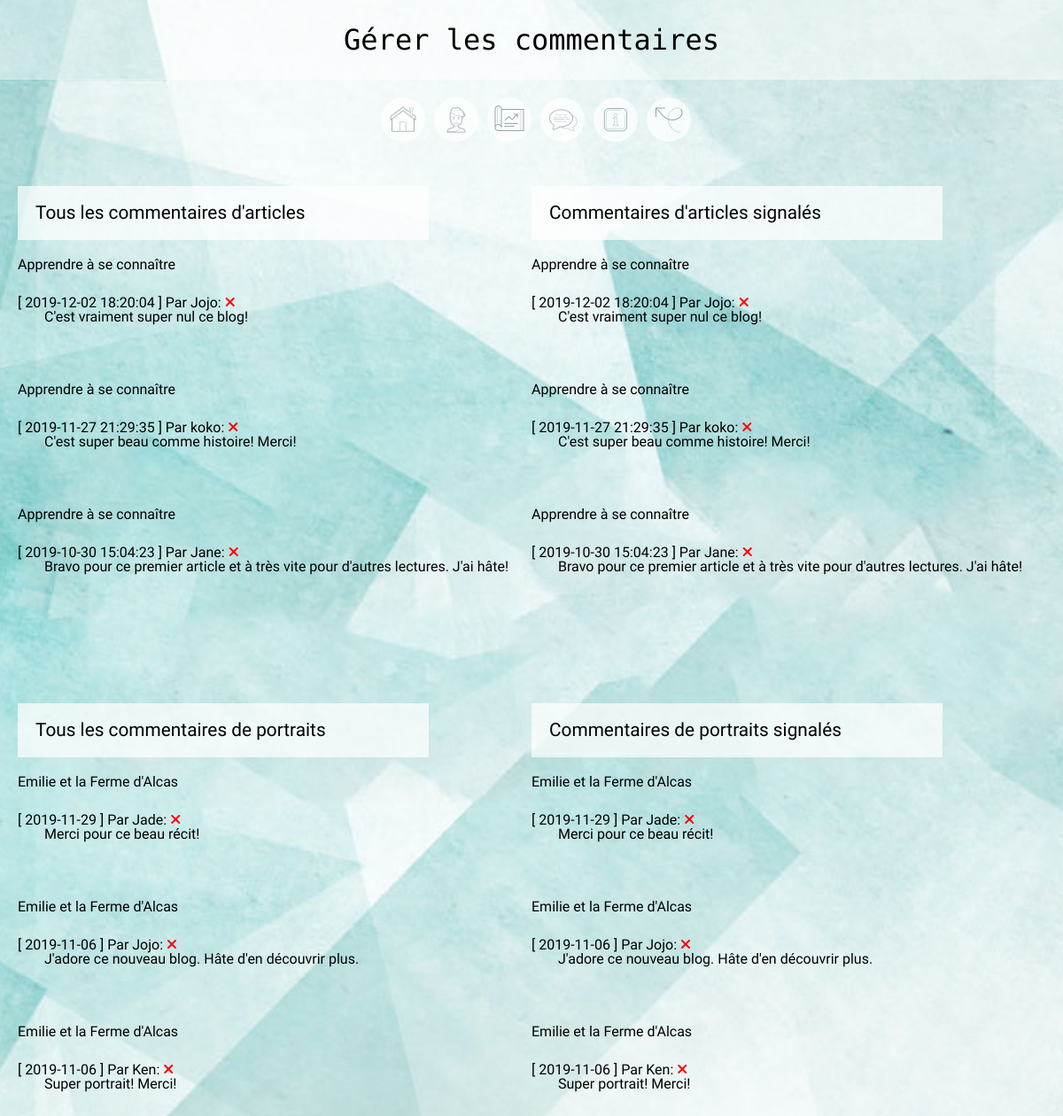
Page /index.php?action=admin_comments (signed in) on the committed database.
### tables this page shows
CREATE TABLE `comments_articles` (
  `id` int(11) NOT NULL,
  `id_article` int(11) NOT NULL,
  `pseudo` varchar(300) NOT NULL,
  `mail` varchar(300) NOT NULL,
  `date_comment` datetime NOT NULL,
  `content` text NOT NULL,
  `signaled` int(11) NOT NULL
);

CREATE TABLE `articles` (
  `id` int(11) NOT NULL,
  `title` varchar(300) NOT NULL,
  `date_article` date NOT NULL,
  `content` text NOT NULL
);

CREATE TABLE `comments_portraits` (
  `id` int(11) NOT NULL,
  `id_portrait` int(11) NOT NULL,
  `pseudo` varchar(300) NOT NULL,
  `mail` varchar(300) NOT NULL,
  `date_comment` date NOT NULL,
  `content` text NOT NULL,
  `signaled` int(11) NOT NULL
);

CREATE TABLE `portraits` (
  `id` int(11) NOT NULL,
  `title` varchar(300) NOT NULL,
  `date_portrait` date NOT NULL,
  `content` text NOT NULL
);

### controllers/backend.php (called while the page is built, shortened)
<?php
function admin_comments()
{
    $commentArticleManager = new CommentsArticlesManager();
    $commentArticle = $commentArticleManager->getListAllArticles();
    $commentArticleSigManager = new CommentsArticlesManager();
    $commentArticleSignaled = $commentArticleSigManager->getListSignaled();
    $commentPortraitManager = new CommentsPortraitsManager();
    $commentPortrait = $commentPortraitManager->getListAllPortraits();
    $commentPortraitSigManager = new CommentsPortraitsManager();
    $commentPortraitSignaled = $commentPortraitSigManager->getListSignaled();
    include('views/backend/commentView.php');
    require("views/backend/template.php");
}

### models/Manager.php (called while the page is built)
<?php
abstract class Manager
{
    protected function dbConnect()
    {
        try {
            $db = new PDO(
                'mysql:host=localhost;dbname=mapa8726_projet_5;charset=utf8', 'mapa8726_paulineweb', "Gaspard0415",
                array(PDO::ATTR_ERRMODE => PDO::ERRMODE_EXCEPTION)
            );
        return $db;
        } catch (Exception $e) {
            die('erreur : ' . $e->getMessage());
        }
    }
}

### models/CommentsArticlesManager.php (called while the page is built, shortened)
<?php
class CommentsArticlesManager extends Manager
{
    private $_db;
    public function __construct()
    {
        $this->_db = $this->dbConnect();
    }
    public function getListAllArticles()
    {
        $list = [];
        $req = $this->_db->prepare('SELECT id_article, pseudo, mail, date_comment, content, DATE_FORMAT (date_comment, "%d/%m/%Y à %Hh%imin%ss") AS date_creation_comment FROM comments_articles ORDER BY date_comment DESC');
        $req->execute();
        $req_join = $this->_db->prepare('SELECT * FROM articles, comments_articles WHERE articles.id=comments_articles.id_article ORDER BY date_comment DESC');
        $req_join->execute();
        while ($data = $req->fetch(PDO::FETCH_ASSOC))
        {
            while ($data = $req_join->fetch(PDO::FETCH_ASSOC))
            {
                $list [] = $data;
            }
        }
        return $list;
    }
    public function getListSignaled()
    {
        $list = [];
        $req = $this->_db->prepare('SELECT id_article, pseudo, mail, content, date_comment, DATE_FORMAT (date_comment, "%d/%m/%Y à %Hh%imin%ss") AS date_creation_comment FROM comments_articles WHERE signaled = 1 ORDER BY date_comment DESC');
        $req->execute();
        $req_join = $this->_db->prepare('SELECT * FROM articles, comments_articles WHERE articles.id=comments_articles.id_article AND signaled = 1 ORDER BY date_comment DESC');
        $req_join->execute();
        while ($data = $req->fetch(PDO::FETCH_ASSOC))
        {
            while ($data = $req_join->fetch(PDO::FETCH_ASSOC))
            {
                $list [] = $data;
            }
        }
        return $list;
    }
}

### models/CommentsPortraitsManager.php (called while the page is built, shortened)
<?php
class CommentsPortraitsManager extends Manager
{
    private $_db;
    public function __construct()
    {
        $this->_db = $this->dbConnect();
    }
    public function getListAllPortraits()
    {
        $list = [];
        $req = $this->_db->prepare('SELECT id_portrait, pseudo, mail, date_comment, content, DATE_FORMAT (date_comment, "%d/%m/%Y à %Hh%imin%ss") AS date_creation_comment FROM comments_portraits ORDER BY date_comment DESC');
        $req->execute();
        $req_join = $this->_db->prepare('SELECT * FROM portraits, comments_portraits WHERE portraits.id=comments_portraits.id_portrait ORDER BY date_comment DESC');
        $req_join->execute();
        while ($data = $req->fetch(PDO::FETCH_ASSOC))
        {
            while ($data = $req_join->fetch(PDO::FETCH_ASSOC))
            {
                $list [] = $data;
            }
        }
        return $list;
    }
    public function getListSignaled()
    {
        $list = [];
        $req = $this->_db->prepare('SELECT id_portrait, pseudo, mail, content, date_comment, DATE_FORMAT (date_comment, "%d/%m/%Y à %Hh%imin%ss") AS date_creation_comment FROM comments_portraits WHERE signaled = 1 ORDER BY date_comment DESC');
        $req->execute();
        $req_join = $this->_db->prepare('SELECT * FROM portraits, comments_portraits WHERE portraits.id=comments_portraits.id_portrait AND signaled = 1 ORDER BY date_comment DESC');
        $req_join->execute();
        while ($data = $req->fetch(PDO::FETCH_ASSOC))
        {
            while ($data = $req_join->fetch(PDO::FETCH_ASSOC))
            {
                $list [] = $data;
            }
        }
        return $list;
    }
}

### views/backend/commentView.php (the view, shortened to what this page needs)
<header class="header_back">
    <h1>Gérer les commentaires</h1>
</header>
<nav class="nav_icons_container">
    <div class="icons_container">
        <a class="go_home icones_menu" href="index.php?action=admin"><img alt="icon_go_home" src="public/images/home.png"></a>
        <a class="add_portrait icones_menu" href="index.php?action=admin_portrait"><img alt="icon_add_portait" src="public/images/portrait.png"></a>
        <a class="add_projet icones_menu" href="index.php?action=admin_projet"><img alt="icon_add_projet" src="public/images/projet.png"></a>
        <a class="manage_comments icones_menu" href="index.php?action=admin_comments"><img alt="icon_comments" src="public/images/commentaires.png"></a>
        <a class="profil icones_menu" href="index.php?action=admin_profil"><img alt="icon_manage_profil" src="public/images/user.png"></a>
        <a class="arrow icones_menu" href="index.php?action=home"><img alt="icon_arrow" src="public/images/retour-fleche.png"></a>
    </div>
</nav>
<section class="comments_articles_portraits_container">
    <section class="container_all_articles_comments">
        <div class="all_articles_comments">
            <h3>Tous les commentaires d'articles</h3>
            <?php if (!empty($commentArticle)):
                foreach ($commentArticle as $cle => $elements): ?>
                    <h4 class="title_ref"><?= $elements['title'] ?></h4><br />
                    <h5>[ <?= $elements['date_comment'] ?> ] Par <?= $elements['pseudo'] ?>:
                        <a href="index.php?action=admin_comments&id=<?= $elements['id'] ?>&delete_article"><i class="fas fa-times"></i></i></a>
                    <p class="show_comment"><?= $elements['content'] ?></p><br />
                <?php endforeach;
            endif; ?>
        </div>
        <div class="all_articles_comments_signaled">
            <h3>Commentaires d'articles signalés</h3>
            <?php if (!empty($commentArticleSignaled)):
                foreach ($commentArticleSignaled as $cle => $elements): ?>
                    <h4 class="title_ref"><?= $elements['title'] ?></h4><br />
                    <h5>[ <?= $elements['date_comment'] ?> ] Par <?= $elements['pseudo'] ?>:
                        <a href="index.php?action=admin_comments&id=<?= $elements['id'] ?>&delete_article"><i class="fas fa-times"></i></i></a>
                    <p class="show_comment"><?= $elements['content'] ?></p><br />
                <?php endforeach;
            endif; ?>
        </div>
    </section>
    <section class="container_all_portraits_comments">
        <div class="all_portraits_comments">
            <h3>Tous les commentaires de portraits</h3>
            <?php if (!empty($commentPortrait)):
                foreach ($commentPortrait as $cle => $elements): ?>
                    <h4 class="title_ref"><?= $elements['title'] ?></h4><br />
                    <h5>[ <?= $elements['date_comment'] ?> ] Par <?= $elements['pseudo'] ?>:
                        <a href="index.php?action=admin_comments&id=<?= $elements['id'] ?>&delete_portrait"><i class="fas fa-times"></i></i></a>
                    <p class="show_comment"><?= $elements['content'] ?></p><br />
                <?php endforeach;
            endif; ?>
        </div>
        <div class="all_portraits_comments_signaled">
            <h3>Commentaires de portraits signalés</h3>
            <?php if (!empty($commentPortraitSignaled)):
                foreach ($commentPortraitSignaled as $cle => $elements): ?>
                    <h4 class="title_ref"><?= $elements['title'] ?></h4><br />
                    <h5>[ <?= $elements['date_comment'] ?> ] Par <?= $elements['pseudo'] ?>:
                        <a href="index.php?action=admin_comments&id=<?= $elements['id'] ?>&delete_portrait"><i class="fas fa-times"></i></i></a>
                    <p class="show_comment"><?= $elements['content'] ?></p><br />
                <?php endforeach;
            endif; ?>
        </div>
    </section>
</section>

### public/backstylesheet.css (style rules this page uses)
html, body, div, span, applet, object, iframe, h1, h2, h3, h4, h5, h6, p, blockquote, pre, a, abbr, acronym, address, big, cite, code, del, dfn, em, img, ins, kbd, q, s, samp, small, strike, strong, sub, sup, tt, var, b, u, i, center, dl, dt, dd, ol, ul, li, fieldset, form, label, legend, table, caption, tbody, tfoot, thead, tr, th, td, article, aside, canvas, details, embed, figure, figcaption, footer, header, hgroup, menu, nav, output, ruby, section, summary, time, mark, audio, video { margin: 0; padding: 0; border: 0; font-size: 100%; font: inherit; vertical-align: baseline; box-sizing: border-box; }
article, aside, details, figcaption, figure, footer, header, hgroup, menu, nav, section { display: block; }
body { line-height: 1; }
html, body { margin: 0; padding: 0; }
body { background-image: url("../public/images/texture_aquarelle_bleue.jpeg"); height: 500px; background-attachment: fixed; background-position: center; background-repeat: no-repeat; background-size: cover; }
.header_back { background-color: rgba(255, 255, 255, 0.5); display: flex; flex-direction: row; width: 100%; height: 90px; justify-content: center; align-items: center; }
.header_back h1 { font-family: 'Major Mono Display', cursive; font-size: 2em; }
.nav_icons_container { display: flex; flex-direction: row; }
.icons_container { display: flex; flex-direction: row; margin: 0 auto; padding-top: 20px; }
.icones_menu { display: flex; flex-direction: row; background-color:rgba(255, 255, 255, 0.7); border-radius: 80px; padding: 5px; width: 50px; height: 50px; margin-left: 10px; margin-bottom: 10px; }
.icones_menu img { width: 40px; }
.comments_articles_portraits_container { display: flex; flex-direction: column; flex-wrap: wrap; font-family: 'poiret one', 'cursive'; }
.container_all_articles_comments, .container_all_portraits_comments { display: flex; flex-direction: row; padding: 40px 20px; }
.all_articles_comments, .all_articles_comments_signaled, .all_portraits_comments, .all_portraits_comments_signaled { display: flex; flex-direction: column; width: 50%; }
.all_articles_comments h3, .all_portraits_comments h3, .all_articles_comments_signaled h3, .all_portraits_comments_signaled h3 { background-color:rgba(255, 255, 255, 0.7); padding: 20px; width: 80%; margin-bottom: 20px; font-size: 1.3em; }
.all_articles_comments h4, .all_portraits_comments h4, .all_articles_comments_signaled h4, .all_portraits_comments_signaled h4 { margin-bottom: 10px; }
.all_articles_comments h5, .all_portraits_comments h5, .all_articles_comments_signaled h5, .all_portraits_comments_signaled h5 { margin-bottom: 20px; }
.all_articles_comments p, .all_portraits_comments p, .all_articles_comments_signaled p, .all_portraits_comments_signaled p { margin-bottom: 30px; margin-left: 30px; }
.fa-times { color: red!important; }

### views/backend/template.php (style rules this page uses)
a { text-decoration: none; color: #000000; }

### rows in the picture
comments_articles: id_article.title "Apprendre à se connaître", date_comment "2019-12-02 18:20:04", pseudo "Jojo", content "C'est vraiment super nul ce blog!"
comments_articles: id_article.title "Apprendre à se connaître", date_comment "2019-11-27 21:29:35", pseudo "koko", content "C'est super beau comme histoire! Merci!"
comments_articles: id_article.title "Apprendre à se connaître", date_comment "2019-10-30 15:04:23", pseudo "Jane", content "Bravo pour ce premier article et à très vite pour d'autres lectures. J'ai hâte!"
comments_portraits: id_portrait.title "Emilie et la Ferme d'Alcas", date_comment "2019-11-29", pseudo "Jade", content "Merci pour ce beau récit!"
comments_portraits: id_portrait.title "Emilie et la Ferme d'Alcas", date_comment "2019-11-06", pseudo "Jojo", content "J'adore ce nouveau blog. Hâte d'en découvrir plus."
comments_portraits: id_portrait.title "Emilie et la Ferme d'Alcas", date_comment "2019-11-06", pseudo "Ken", content "Super portrait! Merci!"
